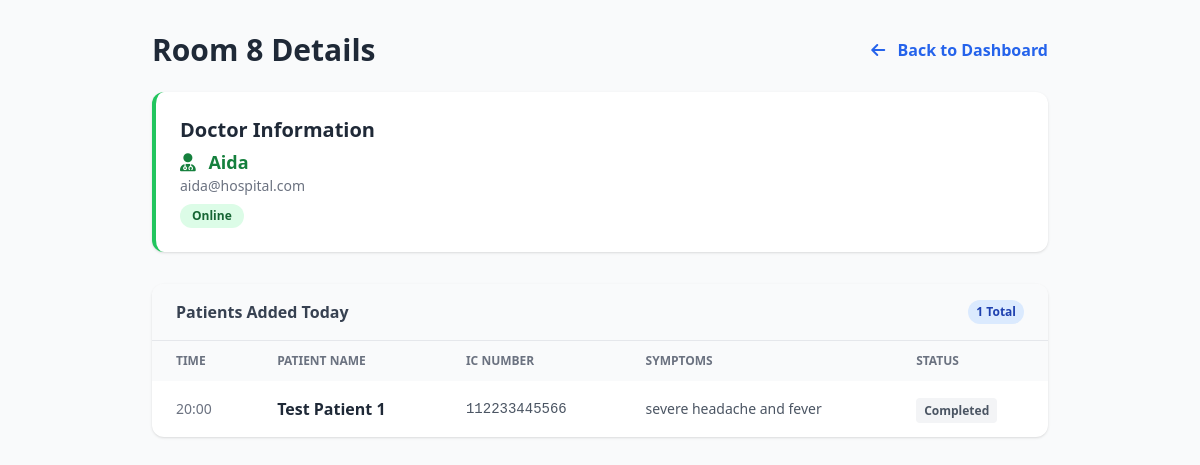
The page /nurse/room/8 (signed in) on the database its author committed.
### app.py (models this page shows)
class User(db.Model):
    id = db.Column(db.Integer, primary_key=True)
    name = db.Column(db.String(100), nullable=False)
    email = db.Column(db.String(120), unique=True, nullable=False)
    password_hash = db.Column(db.String(200), nullable=False)
    role = db.Column(db.String(20), nullable=False)
    status = db.Column(db.String(20), default="away")
    room = db.Column(db.String(10), nullable=True)

class Visit(db.Model):
    id = db.Column(db.Integer, primary_key=True)
    patient_id = db.Column(db.Integer, db.ForeignKey("patient.id"), nullable=False)
    doctor_id = db.Column(db.Integer, db.ForeignKey("user.id"), nullable=True)
    assigned_doctor = db.relationship("User", foreign_keys=[doctor_id])
    timestamp = db.Column(db.DateTime, default=datetime.now)
    symptoms = db.Column(db.Text, nullable=False)
    soap_note = db.Column(db.Text)
    status = db.Column(db.String(20), default="waiting")
    room = db.Column(db.String(10), nullable=True)

class Patient(db.Model):
    id = db.Column(db.Integer, primary_key=True)
    ic_number = db.Column(db.String(20), unique=True, nullable=False)
    name = db.Column(db.String(100), nullable=False)
    age = db.Column(db.String(10), nullable=False)
    visits = db.relationship("Visit", backref="patient", lazy=True)

### app.py (the view)
@app.route('/nurse/room/<room_num>')
def view_room_details(room_num):
    if session.get('role') != 'nurse': return redirect('/login')
    doctor = User.query.filter_by(role='doctor', room=room_num, status='online').first()
    visits = Visit.query.filter(
        Visit.room == room_num,
        Visit.status.in_(['waiting', 'in_consultation', 'completed'])
    ).order_by(
        db.case(
            (Visit.status == 'in_consultation', 1),
            (Visit.status == 'waiting', 2),
            (Visit.status == 'completed', 3),
            else_=4
        ),
        Visit.timestamp.asc()
    ).all()
    return render_template('nurse_room_details.html',
                         room_num=room_num,
                         doctor=doctor,
                         visits=visits)

### templates/nurse_room_details.html (shortened to what this page needs)
<!DOCTYPE html>
<html lang="en">
<head>
    <script src="https://cdn.tailwindcss.com"></script>
    <link href="https://cdnjs.cloudflare.com/ajax/libs/font-awesome/6.0.0/css/all.min.css" rel="stylesheet">
</head>
<body class="bg-gray-50 font-sans p-8">
    <div class="max-w-4xl mx-auto">
        <div class="flex justify-between items-center mb-6">
            <h1 class="text-3xl font-bold text-gray-800">
                Room {{ room_num }} Details
            </h1>
            <a href="{{ url_for('nurse_dashboard') }}" class="text-blue-600 hover:underline font-bold">
                <i class="fas fa-arrow-left mr-2"></i> Back to Dashboard
            </a>
        </div>
        <div class="bg-white rounded-xl shadow p-6 mb-8 border-l-4 {{ 'border-green-500' if doctor else 'border-gray-400' }}">
            <h2 class="text-xl font-bold text-gray-800">Doctor Information</h2>
            {% if doctor %}
                <p class="text-lg text-green-700 font-bold mt-1"><i class="fas fa-user-md mr-2"></i> {{ doctor.name }}</p>
                <p class="text-sm text-gray-500">{{ doctor.email }}</p>
                <span class="inline-block mt-2 px-3 py-1 bg-green-100 text-green-800 text-xs font-bold rounded-full">
                    Online
                </span>
            {% else %}
                <p class="text-gray-500 italic mt-2">No Doctor currently logged into this room.</p>
            {% endif %}
        </div>
        <div class="bg-white rounded-xl shadow overflow-hidden">
            <div class="px-6 py-4 border-b bg-gray-50 flex justify-between items-center">
                <h3 class="font-bold text-gray-700">Patients Added Today</h3>
                <span class="bg-blue-100 text-blue-800 text-xs font-bold px-2 py-1 rounded-full">{{ visits|length }} Total</span>
            </div>
            {% if visits %}
            <table class="min-w-full text-left">
                <thead>
                    <tr>
                        <th class="px-6 py-3 bg-gray-50 text-xs font-bold text-gray-500 uppercase">Time</th>
                        <th class="px-6 py-3 bg-gray-50 text-xs font-bold text-gray-500 uppercase">Patient Name</th>
                        <th class="px-6 py-3 bg-gray-50 text-xs font-bold text-gray-500 uppercase">IC Number</th>
                        <th class="px-6 py-3 bg-gray-50 text-xs font-bold text-gray-500 uppercase">Symptoms</th>
                        <th class="px-6 py-3 bg-gray-50 text-xs font-bold text-gray-500 uppercase">Status</th>
                    </tr>
                </thead>
                <tbody class="divide-y divide-gray-200">
                    {% for v in visits %}
                    <tr class="hover:bg-gray-50">
                        <td class="px-6 py-4 text-sm text-gray-500">{{ v.timestamp.strftime('%H:%M') }}</td>
                        <td class="px-6 py-4 font-bold text-gray-800">{{ v.patient.name }}</td>
                        <td class="px-6 py-4 text-sm text-gray-600 font-mono">{{ v.patient.ic_number }}</td>
                        <td class="px-6 py-4 text-sm text-gray-600">{{ v.symptoms }}</td>
                        <td class="px-6 py-4">
                            {% if v.status == 'in_consultation' %}
                                <span class="px-2 py-1 bg-orange-100 text-orange-800 text-xs font-bold rounded">Consulting</span>
                            {% elif v.status == 'waiting' %}
                                <span class="px-2 py-1 bg-green-100 text-green-800 text-xs font-bold rounded">Waiting</span>
                            {% elif v.status == 'completed' %}
                                <span class="px-2 py-1 bg-gray-100 text-gray-600 text-xs font-bold rounded">Completed</span>
                            {% endif %}
                        </td>
                    </tr>
                    {% endfor %}
                </tbody>
            </table>
            {% else %}
            <div class="p-8 text-center text-gray-400 italic">
                No patients assigned to this room yet.
            </div>
            {% endif %}
        </div>
    </div>
</body>
</html>

### rows shown on the page
User: name "Aida", email "aida@hospital.com"
Visit: timestamp "20:00", patient.name "Test Patient 1", patient.ic_number "112233445566", symptoms "severe headache and fever", status "Completed"

### other values the page prints
{{ room_num }} "8"
{{ visits|length }} "1"
